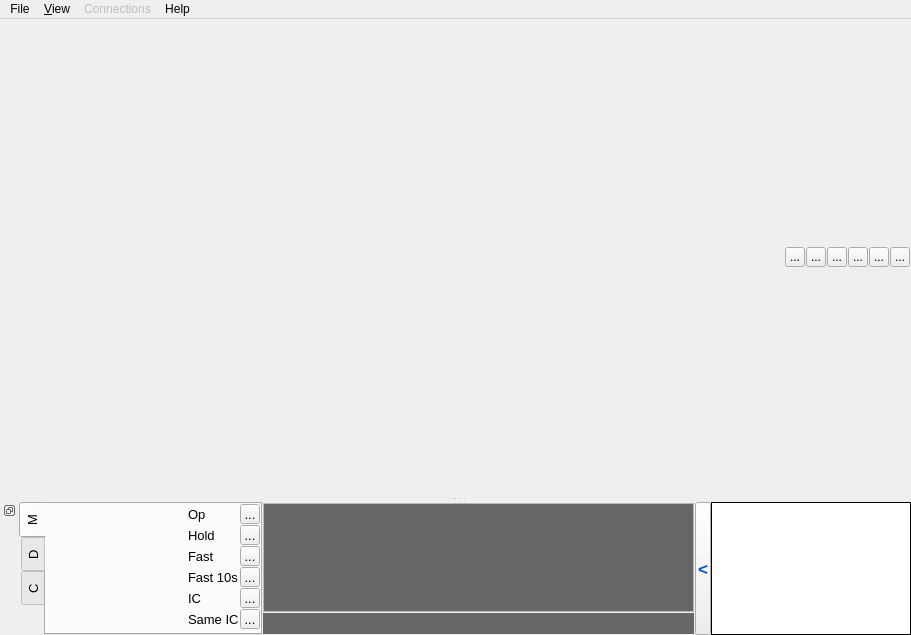
<?xml version="1.0" encoding="UTF-8"?>
<ui version="4.0">
 <class>MainWindow</class>
 <widget class="QMainWindow" name="MainWindow">
  <property name="geometry">
   <rect>
    <x>0</x>
    <y>0</y>
    <width>911</width>
    <height>635</height>
   </rect>
  </property>
  <property name="windowTitle">
   <string>BlueSky</string>
  </property>
  <property name="unifiedTitleAndToolBarOnMac">
   <bool>true</bool>
  </property>
  <widget class="QWidget" name="centralwidget">
   <layout class="QVBoxLayout" name="verticalLayout">
    <property name="spacing">
     <number>1</number>
    </property>
    <property name="leftMargin">
     <number>1</number>
    </property>
    <property name="topMargin">
     <number>1</number>
    </property>
    <property name="rightMargin">
     <number>1</number>
    </property>
    <property name="bottomMargin">
     <number>1</number>
    </property>
    <item>
     <layout class="QHBoxLayout" name="horizontalLayout">
      <property name="spacing">
       <number>1</number>
      </property>
      <property name="sizeConstraint">
       <enum>QLayout::SetDefaultConstraint</enum>
      </property>
      <item>
       <widget class="QLabel" name="siminfoLabel">
        <property name="maximumSize">
         <size>
          <width>16777215</width>
          <height>20</height>
         </size>
        </property>
        <property name="layoutDirection">
         <enum>Qt::LeftToRight</enum>
        </property>
        <property name="text">
         <string/>
        </property>
       </widget>
      </item>
      <item>
       <widget class="QLabel" name="nodelabel">
        <property name="maximumSize">
         <size>
          <width>80</width>
          <height>20</height>
         </size>
        </property>
        <property name="text">
         <string/>
        </property>
        <property name="textFormat">
         <enum>Qt::AutoText</enum>
        </property>
        <property name="alignment">
         <set>Qt::AlignRight|Qt::AlignTrailing|Qt::AlignVCenter</set>
        </property>
       </widget>
      </item>
      <item>
       <widget class="QToolButton" name="panleft">
        <property name="maximumSize">
         <size>
          <width>20</width>
          <height>20</height>
         </size>
        </property>
        <property name="focusPolicy">
         <enum>Qt::NoFocus</enum>
        </property>
        <property name="text">
         <string>...</string>
        </property>
       </widget>
      </item>
      <item>
       <widget class="QToolButton" name="panright">
        <property name="maximumSize">
         <size>
          <width>20</width>
          <height>20</height>
         </size>
        </property>
        <property name="focusPolicy">
         <enum>Qt::NoFocus</enum>
        </property>
        <property name="text">
         <string>...</string>
        </property>
       </widget>
      </item>
      <item>
       <widget class="QToolButton" name="panup">
        <property name="maximumSize">
         <size>
          <width>20</width>
          <height>20</height>
         </size>
        </property>
        <property name="focusPolicy">
         <enum>Qt::NoFocus</enum>
        </property>
        <property name="text">
         <string>...</string>
        </property>
       </widget>
      </item>
      <item>
       <widget class="QToolButton" name="pandown">
        <property name="maximumSize">
         <size>
          <width>20</width>
          <height>20</height>
         </size>
        </property>
        <property name="focusPolicy">
         <enum>Qt::NoFocus</enum>
        </property>
        <property name="text">
         <string>...</string>
        </property>
       </widget>
      </item>
      <item>
       <widget class="QToolButton" name="zoomin">
        <property name="maximumSize">
         <size>
          <width>20</width>
          <height>20</height>
         </size>
        </property>
        <property name="focusPolicy">
         <enum>Qt::NoFocus</enum>
        </property>
        <property name="text">
         <string>...</string>
        </property>
       </widget>
      </item>
      <item>
       <widget class="QToolButton" name="zoomout">
        <property name="maximumSize">
         <size>
          <width>20</width>
          <height>20</height>
         </size>
        </property>
        <property name="focusPolicy">
         <enum>Qt::NoFocus</enum>
        </property>
        <property name="text">
         <string>...</string>
        </property>
       </widget>
      </item>
     </layout>
    </item>
   </layout>
  </widget>
  <widget class="QDockWidget" name="dockWidget">
   <property name="contextMenuPolicy">
    <enum>Qt::NoContextMenu</enum>
   </property>
   <property name="floating">
    <bool>false</bool>
   </property>
   <property name="features">
    <set>QDockWidget::DockWidgetFloatable|QDockWidget::DockWidgetVerticalTitleBar</set>
   </property>
   <property name="allowedAreas">
    <set>Qt::BottomDockWidgetArea</set>
   </property>
   <attribute name="dockWidgetArea">
    <number>8</number>
   </attribute>
   <widget class="QWidget" name="dockWidgetContents">
    <property name="contextMenuPolicy">
     <enum>Qt::NoContextMenu</enum>
    </property>
    <layout class="QHBoxLayout" name="horizontalLayout_2">
     <property name="spacing">
      <number>0</number>
     </property>
     <property name="leftMargin">
      <number>0</number>
     </property>
     <property name="topMargin">
      <number>0</number>
     </property>
     <property name="rightMargin">
      <number>0</number>
     </property>
     <property name="bottomMargin">
      <number>0</number>
     </property>
     <item>
      <widget class="QTabWidget" name="tabWidget">
       <property name="sizePolicy">
        <sizepolicy hsizetype="Minimum" vsizetype="Expanding">
         <horstretch>0</horstretch>
         <verstretch>0</verstretch>
        </sizepolicy>
       </property>
       <property name="font">
        <font>
         <pointsize>10</pointsize>
        </font>
       </property>
       <property name="focusPolicy">
        <enum>Qt::NoFocus</enum>
       </property>
       <property name="tabPosition">
        <enum>QTabWidget::West</enum>
       </property>
       <property name="tabShape">
        <enum>QTabWidget::Rounded</enum>
       </property>
       <property name="currentIndex">
        <number>0</number>
       </property>
       <widget class="QWidget" name="tab">
        <attribute name="title">
         <string>M</string>
        </attribute>
        <layout class="QFormLayout" name="formLayout">
         <property name="sizeConstraint">
          <enum>QLayout::SetDefaultConstraint</enum>
         </property>
         <property name="formAlignment">
          <set>Qt::AlignRight|Qt::AlignTop|Qt::AlignTrailing</set>
         </property>
         <property name="horizontalSpacing">
          <number>1</number>
         </property>
         <property name="verticalSpacing">
          <number>1</number>
         </property>
         <property name="leftMargin">
          <number>0</number>
         </property>
         <property name="topMargin">
          <number>0</number>
         </property>
         <property name="rightMargin">
          <number>1</number>
         </property>
         <property name="bottomMargin">
          <number>0</number>
         </property>
         <item row="2" column="0">
          <widget class="QLabel" name="label">
           <property name="font">
            <font>
             <pointsize>10</pointsize>
            </font>
           </property>
           <property name="text">
            <string>Op</string>
           </property>
          </widget>
         </item>
         <item row="2" column="1">
          <widget class="QToolButton" name="op">
           <property name="maximumSize">
            <size>
             <width>20</width>
             <height>20</height>
            </size>
           </property>
           <property name="focusPolicy">
            <enum>Qt::NoFocus</enum>
           </property>
           <property name="text">
            <string>...</string>
           </property>
          </widget>
         </item>
         <item row="3" column="0">
          <widget class="QLabel" name="label_2">
           <property name="font">
            <font>
             <pointsize>10</pointsize>
            </font>
           </property>
           <property name="text">
            <string>Hold</string>
           </property>
          </widget>
         </item>
         <item row="3" column="1">
          <widget class="QToolButton" name="hold">
           <property name="maximumSize">
            <size>
             <width>20</width>
             <height>20</height>
            </size>
           </property>
           <property name="focusPolicy">
            <enum>Qt::NoFocus</enum>
           </property>
           <property name="text">
            <string>...</string>
           </property>
          </widget>
         </item>
         <item row="4" column="0">
          <widget class="QLabel" name="label_3">
           <property name="font">
            <font>
             <pointsize>10</pointsize>
            </font>
           </property>
           <property name="text">
            <string>Fast</string>
           </property>
          </widget>
         </item>
         <item row="4" column="1">
          <widget class="QToolButton" name="fast">
           <property name="maximumSize">
            <size>
             <width>20</width>
             <height>20</height>
            </size>
           </property>
           <property name="focusPolicy">
            <enum>Qt::NoFocus</enum>
           </property>
           <property name="text">
            <string>...</string>
           </property>
          </widget>
         </item>
         <item row="5" column="0">
          <widget class="QLabel" name="label_4">
           <property name="font">
            <font>
             <pointsize>10</pointsize>
            </font>
           </property>
           <property name="text">
            <string>Fast 10s</string>
           </property>
          </widget>
         </item>
         <item row="5" column="1">
          <widget class="QToolButton" name="fast10">
           <property name="maximumSize">
            <size>
             <width>20</width>
             <height>20</height>
            </size>
           </property>
           <property name="focusPolicy">
            <enum>Qt::NoFocus</enum>
           </property>
           <property name="text">
            <string>...</string>
           </property>
          </widget>
         </item>
         <item row="6" column="0">
          <widget class="QLabel" name="label_5">
           <property name="font">
            <font>
             <pointsize>10</pointsize>
            </font>
           </property>
           <property name="text">
            <string>IC</string>
           </property>
          </widget>
         </item>
         <item row="6" column="1">
          <widget class="QToolButton" name="ic">
           <property name="maximumSize">
            <size>
             <width>20</width>
             <height>20</height>
            </size>
           </property>
           <property name="focusPolicy">
            <enum>Qt::NoFocus</enum>
           </property>
           <property name="text">
            <string>...</string>
           </property>
          </widget>
         </item>
         <item row="7" column="0">
          <widget class="QLabel" name="label_6">
           <property name="font">
            <font>
             <pointsize>10</pointsize>
            </font>
           </property>
           <property name="text">
            <string>Same IC</string>
           </property>
          </widget>
         </item>
         <item row="7" column="1">
          <widget class="QToolButton" name="sameic">
           <property name="maximumSize">
            <size>
             <width>20</width>
             <height>20</height>
            </size>
           </property>
           <property name="focusPolicy">
            <enum>Qt::NoFocus</enum>
           </property>
           <property name="text">
            <string>...</string>
           </property>
          </widget>
         </item>
        </layout>
       </widget>
       <widget class="QWidget" name="tab_2">
        <attribute name="title">
         <string>D</string>
        </attribute>
        <layout class="QFormLayout" name="formLayout">
         <property name="sizeConstraint">
          <enum>QLayout::SetDefaultConstraint</enum>
         </property>
         <property name="formAlignment">
          <set>Qt::AlignRight|Qt::AlignTop|Qt::AlignTrailing</set>
         </property>
         <property name="horizontalSpacing">
          <number>1</number>
         </property>
         <property name="verticalSpacing">
          <number>1</number>
         </property>
         <property name="leftMargin">
          <number>0</number>
         </property>
         <property name="topMargin">
          <number>0</number>
         </property>
         <property name="rightMargin">
          <number>1</number>
         </property>
         <property name="bottomMargin">
          <number>0</number>
         </property>
         <item row="2" column="0">
          <widget class="QLabel" name="label">
           <property name="font">
            <font>
             <pointsize>10</pointsize>
            </font>
           </property>
           <property name="text">
            <string>AC</string>
           </property>
          </widget>
         </item>
         <item row="2" column="1">
          <widget class="QToolButton" name="showac">
           <property name="maximumSize">
            <size>
             <width>20</width>
             <height>20</height>
            </size>
           </property>
           <property name="focusPolicy">
            <enum>Qt::NoFocus</enum>
           </property>
           <property name="text">
            <string>...</string>
           </property>
          </widget>
         </item>
         <item row="3" column="0">
          <widget class="QLabel" name="label_2">
           <property name="font">
            <font>
             <pointsize>10</pointsize>
            </font>
           </property>
           <property name="text">
            <string>PZ</string>
           </property>
          </widget>
         </item>
         <item row="3" column="1">
          <widget class="QToolButton" name="showpz">
           <property name="maximumSize">
            <size>
             <width>20</width>
             <height>20</height>
            </size>
           </property>
           <property name="focusPolicy">
            <enum>Qt::NoFocus</enum>
           </property>
           <property name="text">
            <string>...</string>
           </property>
          </widget>
         </item>
         <item row="4" column="0">
          <widget class="QLabel" name="label_3">
           <property name="font">
            <font>
             <pointsize>10</pointsize>
            </font>
           </property>
           <property name="text">
            <string>Apt</string>
           </property>
          </widget>
         </item>
         <item row="4" column="1">
          <widget class="QToolButton" name="showapt">
           <property name="maximumSize">
            <size>
             <width>20</width>
             <height>20</height>
            </size>
           </property>
           <property name="focusPolicy">
            <enum>Qt::NoFocus</enum>
           </property>
           <property name="text">
            <string>...</string>
           </property>
          </widget>
         </item>
         <item row="5" column="0">
          <widget class="QLabel" name="label_4">
           <property name="font">
            <font>
             <pointsize>10</pointsize>
            </font>
           </property>
           <property name="text">
            <string>Wpt</string>
           </property>
          </widget>
         </item>
         <item row="5" column="1">
          <widget class="QToolButton" name="showwpt">
           <property name="maximumSize">
            <size>
             <width>20</width>
             <height>20</height>
            </size>
           </property>
           <property name="focusPolicy">
            <enum>Qt::NoFocus</enum>
           </property>
           <property name="text">
            <string>...</string>
           </property>
          </widget>
         </item>
         <item row="6" column="0">
          <widget class="QLabel" name="label_5">
           <property name="font">
            <font>
             <pointsize>10</pointsize>
            </font>
           </property>
           <property name="text">
            <string>Labels</string>
           </property>
          </widget>
         </item>
         <item row="6" column="1">
          <widget class="QToolButton" name="showlabels">
           <property name="maximumSize">
            <size>
             <width>20</width>
             <height>20</height>
            </size>
           </property>
           <property name="focusPolicy">
            <enum>Qt::NoFocus</enum>
           </property>
           <property name="text">
            <string>...</string>
           </property>
          </widget>
         </item>
         <item row="7" column="0">
          <widget class="QLabel" name="label_6">
           <property name="font">
            <font>
             <pointsize>10</pointsize>
            </font>
           </property>
           <property name="text">
            <string>Map</string>
           </property>
          </widget>
         </item>
         <item row="7" column="1">
          <widget class="QToolButton" name="showmap">
           <property name="maximumSize">
            <size>
             <width>20</width>
             <height>20</height>
            </size>
           </property>
           <property name="focusPolicy">
            <enum>Qt::NoFocus</enum>
           </property>
           <property name="text">
            <string>...</string>
           </property>
          </widget>
         </item>
        </layout>
       </widget>
       <widget class="QWidget" name="tab_4">
        <attribute name="title">
         <string>C</string>
        </attribute>
        <layout class="QFormLayout" name="formLayout">
         <property name="sizeConstraint">
          <enum>QLayout::SetDefaultConstraint</enum>
         </property>
         <property name="formAlignment">
          <set>Qt::AlignRight|Qt::AlignTop|Qt::AlignTrailing</set>
         </property>
         <property name="horizontalSpacing">
          <number>1</number>
         </property>
         <property name="verticalSpacing">
          <number>1</number>
         </property>
         <property name="leftMargin">
          <number>0</number>
         </property>
         <property name="topMargin">
          <number>0</number>
         </property>
         <property name="rightMargin">
          <number>1</number>
         </property>
         <property name="bottomMargin">
          <number>0</number>
         </property>
         <item row="2" column="0">
          <widget class="QLabel" name="label">
           <property name="font">
            <font>
             <pointsize>10</pointsize>
            </font>
           </property>
           <property name="text">
            <string>SEND ALL FLIGHT PLANS</string>
           </property>
          </widget>
         </item>
         <item row="2" column="1">
          <widget class="QToolButton" name="custom1">
           <property name="maximumSize">
            <size>
             <width>20</width>
             <height>20</height>
            </size>
           </property>
           <property name="focusPolicy">
            <enum>Qt::NoFocus</enum>
           </property>
           <property name="text">
            <string>...</string>
           </property>
          </widget>
         </item>
         <item row="3" column="0">
          <widget class="QLabel" name="label_2">
           <property name="font">
            <font>
             <pointsize>10</pointsize>
            </font>
           </property>
           <property name="text">
            <string>TAKEOFF ALL DRONES</string>
           </property>
          </widget>
         </item>
         <item row="3" column="1">
          <widget class="QToolButton" name="custom2">
           <property name="maximumSize">
            <size>
             <width>20</width>
             <height>20</height>
            </size>
           </property>
           <property name="focusPolicy">
            <enum>Qt::NoFocus</enum>
           </property>
           <property name="text">
            <string>...</string>
           </property>
          </widget>
         </item>
         <item row="4" column="0">
          <widget class="QLabel" name="label_3">
           <property name="font">
            <font>
             <pointsize>10</pointsize>
            </font>
           </property>
           <property name="text">
            <string>EXECUTE ALL FLIGHT PLANS</string>
           </property>
          </widget>
         </item>
         <item row="4" column="1">
          <widget class="QToolButton" name="custom3">
           <property name="maximumSize">
            <size>
             <width>20</width>
             <height>20</height>
            </size>
           </property>
           <property name="focusPolicy">
            <enum>Qt::NoFocus</enum>
           </property>
           <property name="text">
            <string>...</string>
           </property>
          </widget>
         </item>
         <item row="5" column="0">
          <widget class="QLabel" name="label_4">
           <property name="font">
            <font>
             <pointsize>10</pointsize>
            </font>
           </property>
           <property name="text">
            <string>HOLD ALL DRONES</string>
           </property>
          </widget>
         </item>
         <item row="5" column="1">
          <widget class="QToolButton" name="custom4">
           <property name="maximumSize">
            <size>
             <width>20</width>
             <height>20</height>
            </size>
           </property>
           <property name="focusPolicy">
            <enum>Qt::NoFocus</enum>
           </property>
           <property name="text">
            <string>...</string>
           </property>
          </widget>
         </item>
         <item row="6" column="0">
          <widget class="QLabel" name="label_5">
           <property name="font">
            <font>
             <pointsize>10</pointsize>
            </font>
           </property>
           <property name="text">
            <string>CONTINUE ALL FLIGHT PLANS</string>
           </property>
          </widget>
         </item>
         <item row="6" column="1">
          <widget class="QToolButton" name="custom5">
           <property name="maximumSize">
            <size>
             <width>20</width>
             <height>20</height>
            </size>
           </property>
           <property name="focusPolicy">
            <enum>Qt::NoFocus</enum>
           </property>
           <property name="text">
            <string>...</string>
           </property>
          </widget>
         </item>
         <item row="7" column="0">
          <widget class="QLabel" name="label_6">
           <property name="font">
            <font>
             <pointsize>10</pointsize>
            </font>
           </property>
           <property name="text">
            <string>LAND ALL DRONES</string>
           </property>
          </widget>
         </item>
         <item row="7" column="1">
          <widget class="QToolButton" name="custom6">
           <property name="maximumSize">
            <size>
             <width>20</width>
             <height>20</height>
            </size>
           </property>
           <property name="focusPolicy">
            <enum>Qt::NoFocus</enum>
           </property>
           <property name="text">
            <string>...</string>
           </property>
          </widget>
         </item>
        </layout>
       </widget>
      </widget>
     </item>
     <item>
      <widget class="Console" name="console" native="true">
       <layout class="QVBoxLayout" name="verticalLayout_3">
        <property name="spacing">
         <number>1</number>
        </property>
        <property name="sizeConstraint">
         <enum>QLayout::SetMinimumSize</enum>
        </property>
        <property name="leftMargin">
         <number>1</number>
        </property>
        <property name="topMargin">
         <number>1</number>
        </property>
        <property name="rightMargin">
         <number>1</number>
        </property>
        <property name="bottomMargin">
         <number>1</number>
        </property>
        <item>
         <widget class="Stackwin" name="stackText">
          <property name="sizePolicy">
           <sizepolicy hsizetype="Expanding" vsizetype="Ignored">
            <horstretch>0</horstretch>
            <verstretch>0</verstretch>
           </sizepolicy>
          </property>
          <property name="maximumSize">
           <size>
            <width>16777215</width>
            <height>16777215</height>
           </size>
          </property>
          <property name="palette">
           <palette>
            <active>
             <colorrole role="Light">
              <brush brushstyle="SolidPattern">
               <color alpha="255">
                <red>102</red>
                <green>102</green>
                <blue>102</blue>
               </color>
              </brush>
             </colorrole>
             <colorrole role="Text">
              <brush brushstyle="SolidPattern">
               <color alpha="255">
                <red>0</red>
                <green>240</green>
                <blue>0</blue>
               </color>
              </brush>
             </colorrole>
             <colorrole role="Base">
              <brush brushstyle="SolidPattern">
               <color alpha="255">
                <red>102</red>
                <green>102</green>
                <blue>102</blue>
               </color>
              </brush>
             </colorrole>
             <colorrole role="PlaceholderText">
              <brush brushstyle="NoBrush">
               <color alpha="128">
                <red>0</red>
                <green>240</green>
                <blue>0</blue>
               </color>
              </brush>
             </colorrole>
            </active>
            <inactive>
             <colorrole role="Light">
              <brush brushstyle="SolidPattern">
               <color alpha="255">
                <red>102</red>
                <green>102</green>
                <blue>102</blue>
               </color>
              </brush>
             </colorrole>
             <colorrole role="Text">
              <brush brushstyle="SolidPattern">
               <color alpha="255">
                <red>0</red>
                <green>240</green>
                <blue>0</blue>
               </color>
              </brush>
             </colorrole>
             <colorrole role="Base">
              <brush brushstyle="SolidPattern">
               <color alpha="255">
                <red>102</red>
                <green>102</green>
                <blue>102</blue>
               </color>
              </brush>
             </colorrole>
             <colorrole role="PlaceholderText">
              <brush brushstyle="NoBrush">
               <color alpha="128">
                <red>0</red>
                <green>240</green>
                <blue>0</blue>
               </color>
              </brush>
             </colorrole>
            </inactive>
            <disabled>
             <colorrole role="Light">
              <brush brushstyle="SolidPattern">
               <color alpha="255">
                <red>102</red>
                <green>102</green>
                <blue>102</blue>
               </color>
              </brush>
             </colorrole>
             <colorrole role="Text">
              <brush brushstyle="SolidPattern">
               <color alpha="255">
                <red>127</red>
                <green>127</green>
                <blue>127</blue>
               </color>
              </brush>
             </colorrole>
             <colorrole role="Base">
              <brush brushstyle="SolidPattern">
               <color alpha="255">
                <red>237</red>
                <green>237</green>
                <blue>237</blue>
               </color>
              </brush>
             </colorrole>
             <colorrole role="PlaceholderText">
              <brush brushstyle="NoBrush">
               <color alpha="128">
                <red>0</red>
                <green>240</green>
                <blue>0</blue>
               </color>
              </brush>
             </colorrole>
            </disabled>
           </palette>
          </property>
          <property name="font">
           <font>
            <family>Courier New</family>
            <kerning>false</kerning>
           </font>
          </property>
          <property name="focusPolicy">
           <enum>Qt::NoFocus</enum>
          </property>
          <property name="layoutDirection">
           <enum>Qt::LeftToRight</enum>
          </property>
          <property name="undoRedoEnabled">
           <bool>false</bool>
          </property>
          <property name="readOnly">
           <bool>true</bool>
          </property>
          <property name="textInteractionFlags">
           <set>Qt::LinksAccessibleByKeyboard|Qt::LinksAccessibleByMouse</set>
          </property>
         </widget>
        </item>
        <item>
         <widget class="Cmdline" name="lineEdit">
          <property name="sizePolicy">
           <sizepolicy hsizetype="Expanding" vsizetype="Fixed">
            <horstretch>0</horstretch>
            <verstretch>0</verstretch>
           </sizepolicy>
          </property>
          <property name="minimumSize">
           <size>
            <width>0</width>
            <height>21</height>
           </size>
          </property>
          <property name="maximumSize">
           <size>
            <width>16777214</width>
            <height>21</height>
           </size>
          </property>
          <property name="palette">
           <palette>
            <active>
             <colorrole role="Text">
              <brush brushstyle="SolidPattern">
               <color alpha="255">
                <red>0</red>
                <green>255</green>
                <blue>0</blue>
               </color>
              </brush>
             </colorrole>
             <colorrole role="Base">
              <brush brushstyle="SolidPattern">
               <color alpha="255">
                <red>103</red>
                <green>103</green>
                <blue>103</blue>
               </color>
              </brush>
             </colorrole>
             <colorrole role="PlaceholderText">
              <brush brushstyle="NoBrush">
               <color alpha="128">
                <red>0</red>
                <green>255</green>
                <blue>0</blue>
               </color>
              </brush>
             </colorrole>
            </active>
            <inactive>
             <colorrole role="Text">
              <brush brushstyle="SolidPattern">
               <color alpha="255">
                <red>0</red>
                <green>255</green>
                <blue>0</blue>
               </color>
              </brush>
             </colorrole>
             <colorrole role="Base">
              <brush brushstyle="SolidPattern">
               <color alpha="255">
                <red>103</red>
                <green>103</green>
                <blue>103</blue>
               </color>
              </brush>
             </colorrole>
             <colorrole role="PlaceholderText">
              <brush brushstyle="NoBrush">
               <color alpha="128">
                <red>0</red>
                <green>255</green>
                <blue>0</blue>
               </color>
              </brush>
             </colorrole>
            </inactive>
            <disabled>
             <colorrole role="Text">
              <brush brushstyle="SolidPattern">
               <color alpha="255">
                <red>127</red>
                <green>127</green>
                <blue>127</blue>
               </color>
              </brush>
             </colorrole>
             <colorrole role="Base">
              <brush brushstyle="SolidPattern">
               <color alpha="255">
                <red>237</red>
                <green>237</green>
                <blue>237</blue>
               </color>
              </brush>
             </colorrole>
             <colorrole role="PlaceholderText">
              <brush brushstyle="NoBrush">
               <color alpha="128">
                <red>0</red>
                <green>255</green>
                <blue>0</blue>
               </color>
              </brush>
             </colorrole>
            </disabled>
           </palette>
          </property>
          <property name="cursor" stdset="0">
           <cursorShape>IBeamCursor</cursorShape>
          </property>
          <property name="autoFillBackground">
           <bool>false</bool>
          </property>
          <property name="inputMethodHints">
           <set>Qt::ImhNone</set>
          </property>
          <property name="frameShape">
           <enum>QFrame::NoFrame</enum>
          </property>
          <property name="lineWidth">
           <number>0</number>
          </property>
          <property name="verticalScrollBarPolicy">
           <enum>Qt::ScrollBarAlwaysOff</enum>
          </property>
          <property name="horizontalScrollBarPolicy">
           <enum>Qt::ScrollBarAlwaysOff</enum>
          </property>
          <property name="readOnly">
           <bool>false</bool>
          </property>
          <property name="textInteractionFlags">
           <set>Qt::TextEditorInteraction</set>
          </property>
         </widget>
        </item>
       </layout>
      </widget>
     </item>
     <item>
      <widget class="QToolButton" name="shownodes">
       <property name="sizePolicy">
        <sizepolicy hsizetype="Fixed" vsizetype="Ignored">
         <horstretch>0</horstretch>
         <verstretch>0</verstretch>
        </sizepolicy>
       </property>
       <property name="minimumSize">
        <size>
         <width>0</width>
         <height>133</height>
        </size>
       </property>
       <property name="maximumSize">
        <size>
         <width>16</width>
         <height>16777215</height>
        </size>
       </property>
       <property name="palette">
        <palette>
         <active>
          <colorrole role="ButtonText">
           <brush brushstyle="SolidPattern">
            <color alpha="255">
             <red>0</red>
             <green>81</green>
             <blue>225</blue>
            </color>
           </brush>
          </colorrole>
         </active>
         <inactive>
          <colorrole role="ButtonText">
           <brush brushstyle="SolidPattern">
            <color alpha="255">
             <red>0</red>
             <green>81</green>
             <blue>225</blue>
            </color>
           </brush>
          </colorrole>
         </inactive>
         <disabled>
          <colorrole role="ButtonText">
           <brush brushstyle="SolidPattern">
            <color alpha="255">
             <red>148</red>
             <green>148</green>
             <blue>148</blue>
            </color>
           </brush>
          </colorrole>
         </disabled>
        </palette>
       </property>
       <property name="font">
        <font>
         <pointsize>13</pointsize>
         <weight>75</weight>
         <bold>true</bold>
        </font>
       </property>
       <property name="focusPolicy">
        <enum>Qt::NoFocus</enum>
       </property>
       <property name="text">
        <string>&lt;</string>
       </property>
       <property name="iconSize">
        <size>
         <width>10</width>
         <height>43</height>
        </size>
       </property>
       <property name="toolButtonStyle">
        <enum>Qt::ToolButtonTextUnderIcon</enum>
       </property>
      </widget>
     </item>
     <item>
      <widget class="QTreeWidget" name="nodetree">
       <property name="sizePolicy">
        <sizepolicy hsizetype="Expanding" vsizetype="Ignored">
         <horstretch>0</horstretch>
         <verstretch>0</verstretch>
        </sizepolicy>
       </property>
       <property name="minimumSize">
        <size>
         <width>200</width>
         <height>133</height>
        </size>
       </property>
       <property name="maximumSize">
        <size>
         <width>200</width>
         <height>16777215</height>
        </size>
       </property>
       <property name="focusPolicy">
        <enum>Qt::NoFocus</enum>
       </property>
       <property name="frameShape">
        <enum>QFrame::Box</enum>
       </property>
       <property name="frameShadow">
        <enum>QFrame::Plain</enum>
       </property>
       <property name="indentation">
        <number>8</number>
       </property>
       <attribute name="headerVisible">
        <bool>false</bool>
       </attribute>
       <column>
        <property name="text">
         <string notr="true">1</string>
        </property>
       </column>
      </widget>
     </item>
    </layout>
   </widget>
  </widget>
  <widget class="QMenuBar" name="menuBar">
   <property name="geometry">
    <rect>
     <x>0</x>
     <y>0</y>
     <width>911</width>
     <height>22</height>
    </rect>
   </property>
   <widget class="QMenu" name="menuFile">
    <property name="title">
     <string>File</string>
    </property>
    <addaction name="action_Open"/>
    <addaction name="action_Save"/>
    <addaction name="actionSettings"/>
   </widget>
   <widget class="QMenu" name="menu_View">
    <property name="title">
     <string>&amp;View</string>
    </property>
    <addaction name="action_Reset_view"/>
   </widget>
   <widget class="QMenu" name="menuConnections">
    <property name="enabled">
     <bool>false</bool>
    </property>
    <property name="title">
     <string>Connections</string>
    </property>
    <addaction name="actionConnect_servers"/>
   </widget>
   <widget class="QMenu" name="menuHelp">
    <property name="title">
     <string>Help</string>
    </property>
    <addaction name="actionAbout_BlueSky"/>
    <addaction name="actionBlueSky_help"/>
   </widget>
   <addaction name="menuFile"/>
   <addaction name="menu_View"/>
   <addaction name="menuConnections"/>
   <addaction name="menuHelp"/>
  </widget>
  <action name="action_Open">
   <property name="text">
    <string>&amp;Open</string>
   </property>
  </action>
  <action name="action_Save">
   <property name="text">
    <string>&amp;Save</string>
   </property>
  </action>
  <action name="action_Reset_view">
   <property name="enabled">
    <bool>false</bool>
   </property>
   <property name="text">
    <string>&amp;Reset view</string>
   </property>
  </action>
  <action name="actionConnect_servers">
   <property name="text">
    <string>Connect servers</string>
   </property>
  </action>
  <action name="actionAbout_BlueSky">
   <property name="text">
    <string>About BlueSky</string>
   </property>
  </action>
  <action name="actionBlueSky_help">
   <property name="text">
    <string>BlueSky help</string>
   </property>
  </action>
  <action name="actionSettings">
   <property name="text">
    <string>Settings</string>
   </property>
  </action>
 </widget>
 <customwidgets>
  <customwidget>
   <class>Console</class>
   <extends>QWidget</extends>
   <header location="global">bluesky/ui/qtgl/console</header>
   <container>1</container>
  </customwidget>
  <customwidget>
   <class>Cmdline</class>
   <extends>QTextEdit</extends>
   <header>bluesky/ui/qtgl/console</header>
  </customwidget>
  <customwidget>
   <class>Stackwin</class>
   <extends>QTextEdit</extends>
   <header>bluesky/ui/qtgl/console</header>
  </customwidget>
 </customwidgets>
 <resources/>
 <connections/>
</ui>
